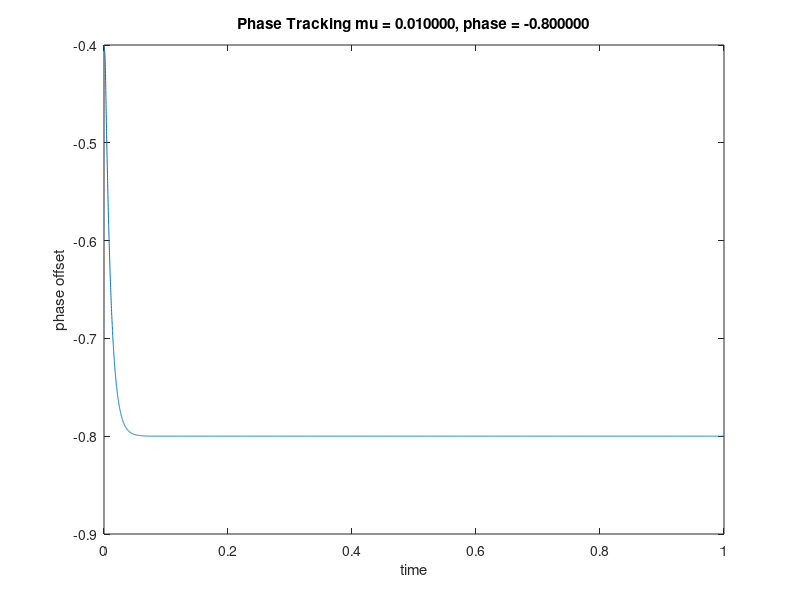

This figure's MATLAB source:
% pllsd.m: phase tracking minimizing SD

Ts=1/10000; time=1; t=0:Ts:time-Ts;    % time interval & vector
fc=100; phoff=-0.8;                    % carrier freq. and phase
rp=cos(4*pi*fc*t+2*phoff);             % simplified rec signal
mu=0.01;                               % algorithm stepsize
theta=zeros(1,length(t)); theta(1)=-0.4;  % initialize estimates
fl=25; h=ones(1,fl)/fl;                % averaging coefficients
z=zeros(1,fl); f0=fc;                  % buffer for avg
for k=1:length(t)-1                    % run algorithm
  filtin=(rp(k)-cos(4*pi*f0*t(k)+2*theta(k)))*sin(4*pi*f0*t(k)+2*theta(k));
  z=[z(2:fl), filtin];                 % z contains past inputs
  theta(k+1)=theta(k)-mu*fliplr(h)*z'; % update = z convolve h
end

plot(t,theta)                             % plot estimated phase
titleText = sprintf("Phase Tracking mu = %f, phase = %f", mu, phoff);
title(titleText)
xlabel('time'); ylabel('phase offset')
